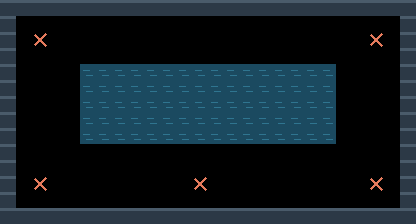

Below is a game level as drawn by its tile map, then a one-line description and the .tmx file that defines it, in full:
An orthogonal 26x14 tile map with 16x16 px tiles, 2 tile layers (terreno, marcadores).

<map version="1.10" tiledversion="1.11.0" orientation="orthogonal" renderorder="right-down" width="26" height="14" tilewidth="16" tileheight="16" infinite="0" nextlayerid="3" nextobjectid="1">
 <properties>
  <property name="tipo" value="combate" />
  <property name="nombre" value="lago" />
 </properties>
 <tileset firstgid="1" source="muelle.tsx" />
 <layer id="1" name="terreno" width="26" height="14">
  <data encoding="csv">
1,1,1,1,1,1,1,1,1,1,1,1,1,1,1,1,1,1,1,1,1,1,1,1,1,1,
1,0,0,0,0,0,0,0,0,0,0,0,0,0,0,0,0,0,0,0,0,0,0,0,0,1,
1,0,0,0,0,0,0,0,0,0,0,0,0,0,0,0,0,0,0,0,0,0,0,0,0,1,
1,0,0,0,0,0,0,0,0,0,0,0,0,0,0,0,0,0,0,0,0,0,0,0,0,1,
1,0,0,0,0,2,2,2,2,2,2,2,2,2,2,2,2,2,2,2,2,0,0,0,0,1,
1,0,0,0,0,2,2,2,2,2,2,2,2,2,2,2,2,2,2,2,2,0,0,0,0,1,
1,0,0,0,0,2,2,2,2,2,2,2,2,2,2,2,2,2,2,2,2,0,0,0,0,1,
1,0,0,0,0,2,2,2,2,2,2,2,2,2,2,2,2,2,2,2,2,0,0,0,0,1,
1,0,0,0,0,2,2,2,2,2,2,2,2,2,2,2,2,2,2,2,2,0,0,0,0,1,
1,0,0,0,0,0,0,0,0,0,0,0,0,0,0,0,0,0,0,0,0,0,0,0,0,1,
1,0,0,0,0,0,0,0,0,0,0,0,0,0,0,0,0,0,0,0,0,0,0,0,0,1,
1,0,0,0,0,0,0,0,0,0,0,0,0,0,0,0,0,0,0,0,0,0,0,0,0,1,
1,0,0,0,0,0,0,0,0,0,0,0,0,0,0,0,0,0,0,0,0,0,0,0,0,1,
1,1,1,1,1,1,1,1,1,1,1,1,1,1,1,1,1,1,1,1,1,1,1,1,1,1
</data>
 </layer>
 <layer id="2" name="marcadores" width="26" height="14">
  <data encoding="csv">
0,0,0,0,0,0,0,0,0,0,0,0,0,0,0,0,0,0,0,0,0,0,0,0,0,0,
0,0,0,0,0,0,0,0,0,0,0,0,0,0,0,0,0,0,0,0,0,0,0,0,0,0,
0,0,3,0,0,0,0,0,0,0,0,0,0,0,0,0,0,0,0,0,0,0,0,3,0,0,
0,0,0,0,0,0,0,0,0,0,0,0,0,0,0,0,0,0,0,0,0,0,0,0,0,0,
0,0,0,0,0,0,0,0,0,0,0,0,0,0,0,0,0,0,0,0,0,0,0,0,0,0,
0,0,0,0,0,0,0,0,0,0,0,0,0,0,0,0,0,0,0,0,0,0,0,0,0,0,
0,0,0,0,0,0,0,0,0,0,0,0,0,0,0,0,0,0,0,0,0,0,0,0,0,0,
0,0,0,0,0,0,0,0,0,0,0,0,0,0,0,0,0,0,0,0,0,0,0,0,0,0,
0,0,0,0,0,0,0,0,0,0,0,0,0,0,0,0,0,0,0,0,0,0,0,0,0,0,
0,0,0,0,0,0,0,0,0,0,0,0,0,0,0,0,0,0,0,0,0,0,0,0,0,0,
0,0,0,0,0,0,0,0,0,0,0,0,0,0,0,0,0,0,0,0,0,0,0,0,0,0,
0,0,3,0,0,0,0,0,0,0,0,0,3,0,0,0,0,0,0,0,0,0,0,3,0,0,
0,0,0,0,0,0,0,0,0,0,0,0,0,0,0,0,0,0,0,0,0,0,0,0,0,0,
0,0,0,0,0,0,0,0,0,0,0,0,0,0,0,0,0,0,0,0,0,0,0,0,0,0
</data>
 </layer>
</map>
